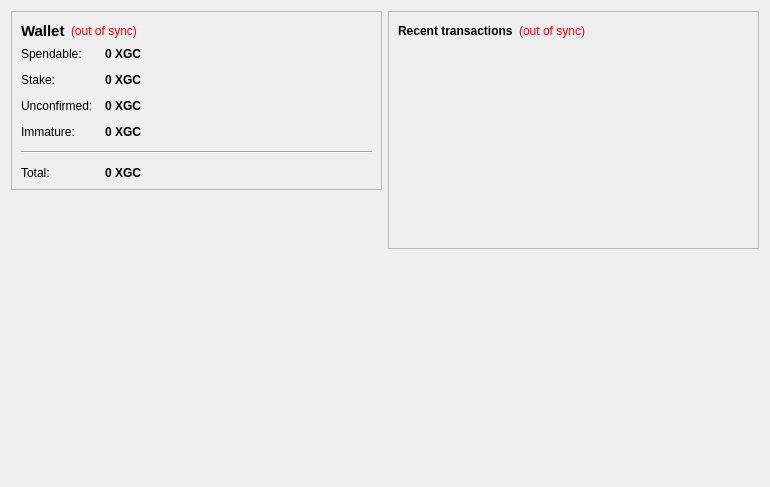
<?xml version="1.0" encoding="UTF-8"?>
<ui version="4.0">
 <class>OverviewPage</class>
 <widget class="QWidget" name="OverviewPage">
  <property name="geometry">
   <rect>
    <x>0</x>
    <y>0</y>
    <width>770</width>
    <height>487</height>
   </rect>
  </property>
  <property name="windowTitle">
   <string>Form</string>
  </property>
  <layout class="QHBoxLayout" name="horizontalLayout" stretch="1,1">
   <item>
    <layout class="QVBoxLayout" name="verticalLayout_2">
     <item>
      <widget class="QFrame" name="frame">
       <property name="frameShape">
        <enum>QFrame::StyledPanel</enum>
       </property>
       <property name="frameShadow">
        <enum>QFrame::Raised</enum>
       </property>
       <layout class="QVBoxLayout" name="verticalLayout_4">
        <item>
         <layout class="QHBoxLayout" name="horizontalLayout_4">
          <item>
           <widget class="QLabel" name="label_5">
            <property name="font">
             <font>
              <pointsize>11</pointsize>
              <weight>75</weight>
              <bold>true</bold>
             </font>
            </property>
            <property name="text">
             <string>Wallet</string>
            </property>
           </widget>
          </item>
          <item>
           <widget class="QLabel" name="labelWalletStatus">
            <property name="toolTip">
             <string>The displayed information may be out of date. Your wallet automatically synchronizes with the GCOIN network after a connection is established, but this process has not completed yet.</string>
            </property>
            <property name="styleSheet">
             <string notr="true">QLabel { color: red; }</string>
            </property>
            <property name="text">
             <string notr="true">(out of sync)</string>
            </property>
            <property name="alignment">
             <set>Qt::AlignLeading|Qt::AlignLeft|Qt::AlignVCenter</set>
            </property>
           </widget>
          </item>
          <item>
           <spacer name="horizontalSpacer_2">
            <property name="orientation">
             <enum>Qt::Horizontal</enum>
            </property>
            <property name="sizeHint" stdset="0">
             <size>
              <width>40</width>
              <height>20</height>
             </size>
            </property>
           </spacer>
          </item>
         </layout>
        </item>
        <item>
         <layout class="QFormLayout" name="formLayout_2">
          <property name="fieldGrowthPolicy">
           <enum>QFormLayout::AllNonFixedFieldsGrow</enum>
          </property>
          <property name="horizontalSpacing">
           <number>12</number>
          </property>
          <property name="verticalSpacing">
           <number>12</number>
          </property>
          <item row="0" column="0">
           <widget class="QLabel" name="label">
            <property name="text">
             <string>Spendable:</string>
            </property>
           </widget>
          </item>
          <item row="0" column="1">
           <widget class="QLabel" name="labelBalance">
            <property name="font">
             <font>
              <weight>75</weight>
              <bold>true</bold>
             </font>
            </property>
            <property name="cursor">
             <cursorShape>IBeamCursor</cursorShape>
            </property>
            <property name="toolTip">
             <string>Your current spendable balance</string>
            </property>
            <property name="text">
             <string notr="true">0 XGC</string>
            </property>
            <property name="textInteractionFlags">
             <set>Qt::LinksAccessibleByMouse|Qt::TextSelectableByKeyboard|Qt::TextSelectableByMouse</set>
            </property>
           </widget>
          </item>
          <item row="1" column="0">
           <widget class="QLabel" name="label_6">
            <property name="text">
             <string>Stake:</string>
            </property>
           </widget>
          </item>
          <item row="1" column="1">
           <widget class="QLabel" name="labelStake">
            <property name="font">
             <font>
              <weight>75</weight>
              <bold>true</bold>
             </font>
            </property>
            <property name="cursor">
             <cursorShape>IBeamCursor</cursorShape>
            </property>
            <property name="toolTip">
             <string>Total of coins that was staked, and do not yet count toward the current balance</string>
            </property>
            <property name="text">
             <string notr="true">0 XGC</string>
            </property>
            <property name="textInteractionFlags">
             <set>Qt::LinksAccessibleByMouse|Qt::TextSelectableByKeyboard|Qt::TextSelectableByMouse</set>
            </property>
           </widget>
          </item>
          <item row="2" column="0">
           <widget class="QLabel" name="label_3">
            <property name="text">
             <string>Unconfirmed:</string>
            </property>
           </widget>
          </item>
          <item row="2" column="1">
           <widget class="QLabel" name="labelUnconfirmed">
            <property name="font">
             <font>
              <weight>75</weight>
              <bold>true</bold>
             </font>
            </property>
            <property name="cursor">
             <cursorShape>IBeamCursor</cursorShape>
            </property>
            <property name="toolTip">
             <string>Total of transactions that have yet to be confirmed, and do not yet count toward the current balance</string>
            </property>
            <property name="text">
             <string notr="true">0 XGC</string>
            </property>
            <property name="textInteractionFlags">
             <set>Qt::LinksAccessibleByMouse|Qt::TextSelectableByKeyboard|Qt::TextSelectableByMouse</set>
            </property>
           </widget>
          </item>
          <item row="3" column="0">
           <widget class="QLabel" name="labelImmatureText">
            <property name="text">
             <string>Immature:</string>
            </property>
           </widget>
          </item>
          <item row="3" column="1">
           <widget class="QLabel" name="labelImmature">
            <property name="font">
             <font>
              <weight>75</weight>
              <bold>true</bold>
             </font>
            </property>
            <property name="toolTip">
             <string>Mined balance that has not yet matured</string>
            </property>
            <property name="text">
             <string notr="true">0 XGC</string>
            </property>
            <property name="textInteractionFlags">
             <set>Qt::LinksAccessibleByMouse|Qt::TextSelectableByKeyboard|Qt::TextSelectableByMouse</set>
            </property>
           </widget>
          </item>
          <item row="4" column="0" colspan="2">
           <widget class="Line" name="line">
            <property name="orientation">
             <enum>Qt::Horizontal</enum>
            </property>
           </widget>
          </item>
          <item row="5" column="0">
           <widget class="QLabel" name="labelTotalText">
            <property name="text">
             <string>Total:</string>
            </property>
           </widget>
          </item>
          <item row="5" column="1">
           <widget class="QLabel" name="labelTotal">
            <property name="font">
             <font>
              <weight>75</weight>
              <bold>true</bold>
             </font>
            </property>
            <property name="cursor">
             <cursorShape>IBeamCursor</cursorShape>
            </property>
            <property name="toolTip">
             <string>Your current total balance</string>
            </property>
            <property name="text">
             <string notr="true">0 XGC</string>
            </property>
            <property name="textInteractionFlags">
             <set>Qt::LinksAccessibleByMouse|Qt::TextSelectableByKeyboard|Qt::TextSelectableByMouse</set>
            </property>
           </widget>
          </item>
         </layout>
        </item>
       </layout>
      </widget>
     </item>
     <item>
      <spacer name="verticalSpacer">
       <property name="orientation">
        <enum>Qt::Vertical</enum>
       </property>
       <property name="sizeHint" stdset="0">
        <size>
         <width>20</width>
         <height>40</height>
        </size>
       </property>
      </spacer>
     </item>
     <item>
      <widget class="QLabel" name="label_2">
       <property name="autoFillBackground">
        <bool>true</bool>
       </property>
       <property name="text">
        <string/>
       </property>
       <property name="pixmap">
        <pixmap resource="../bitcoin.qrc">:/icons/drmbg</pixmap>
       </property>
       <property name="scaledContents">
        <bool>false</bool>
       </property>
       <property name="margin">
        <number>0</number>
       </property>
      </widget>
     </item>
    </layout>
   </item>
   <item>
    <layout class="QVBoxLayout" name="verticalLayout_3">
     <item>
      <widget class="QFrame" name="frame_2">
       <property name="frameShape">
        <enum>QFrame::StyledPanel</enum>
       </property>
       <property name="frameShadow">
        <enum>QFrame::Raised</enum>
       </property>
       <layout class="QVBoxLayout" name="verticalLayout">
        <item>
         <layout class="QHBoxLayout" name="horizontalLayout_2">
          <item>
           <widget class="QLabel" name="label_4">
            <property name="text">
             <string>&lt;b&gt;Recent transactions&lt;/b&gt;</string>
            </property>
           </widget>
          </item>
          <item>
           <widget class="QLabel" name="labelTransactionsStatus">
            <property name="toolTip">
             <string>The displayed information may be out of date. Your wallet automatically synchronizes with the GCOIN network after a connection is established, but this process has not completed yet.</string>
            </property>
            <property name="styleSheet">
             <string notr="true">QLabel { color: red; }</string>
            </property>
            <property name="text">
             <string notr="true">(out of sync)</string>
            </property>
            <property name="alignment">
             <set>Qt::AlignRight|Qt::AlignTrailing|Qt::AlignVCenter</set>
            </property>
           </widget>
          </item>
          <item>
           <spacer name="horizontalSpacer">
            <property name="orientation">
             <enum>Qt::Horizontal</enum>
            </property>
            <property name="sizeHint" stdset="0">
             <size>
              <width>40</width>
              <height>20</height>
             </size>
            </property>
           </spacer>
          </item>
         </layout>
        </item>
        <item>
         <widget class="QListView" name="listTransactions">
          <property name="styleSheet">
           <string notr="true">QListView { background: transparent; }</string>
          </property>
          <property name="frameShape">
           <enum>QFrame::NoFrame</enum>
          </property>
          <property name="verticalScrollBarPolicy">
           <enum>Qt::ScrollBarAlwaysOff</enum>
          </property>
          <property name="horizontalScrollBarPolicy">
           <enum>Qt::ScrollBarAlwaysOff</enum>
          </property>
          <property name="selectionMode">
           <enum>QAbstractItemView::NoSelection</enum>
          </property>
         </widget>
        </item>
       </layout>
      </widget>
     </item>
     <item>
      <spacer name="verticalSpacer_2">
       <property name="orientation">
        <enum>Qt::Vertical</enum>
       </property>
       <property name="sizeHint" stdset="0">
        <size>
         <width>20</width>
         <height>40</height>
        </size>
       </property>
      </spacer>
     </item>
    </layout>
   </item>
  </layout>
 </widget>
 <resources/>
 <connections/>
</ui>
